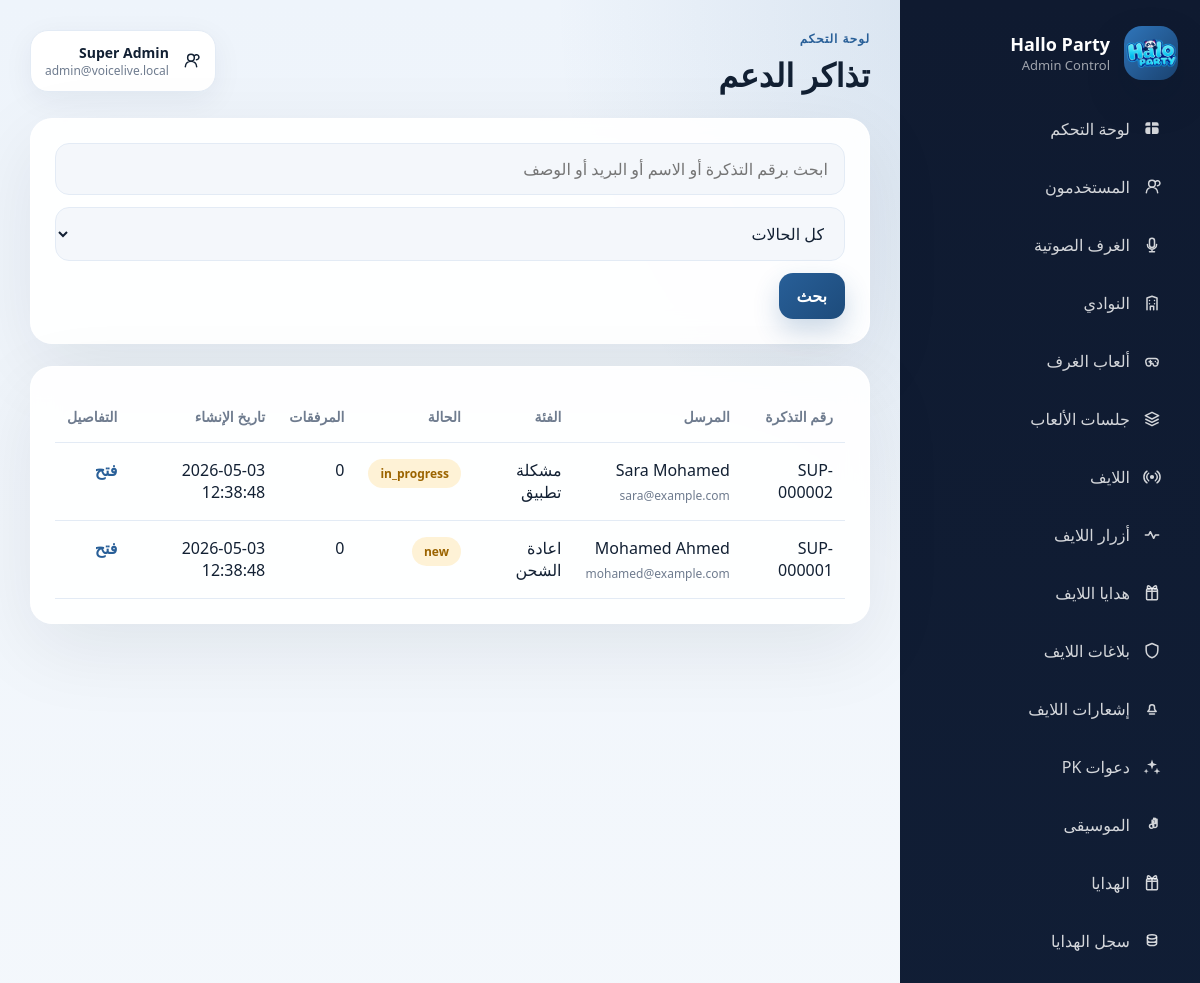
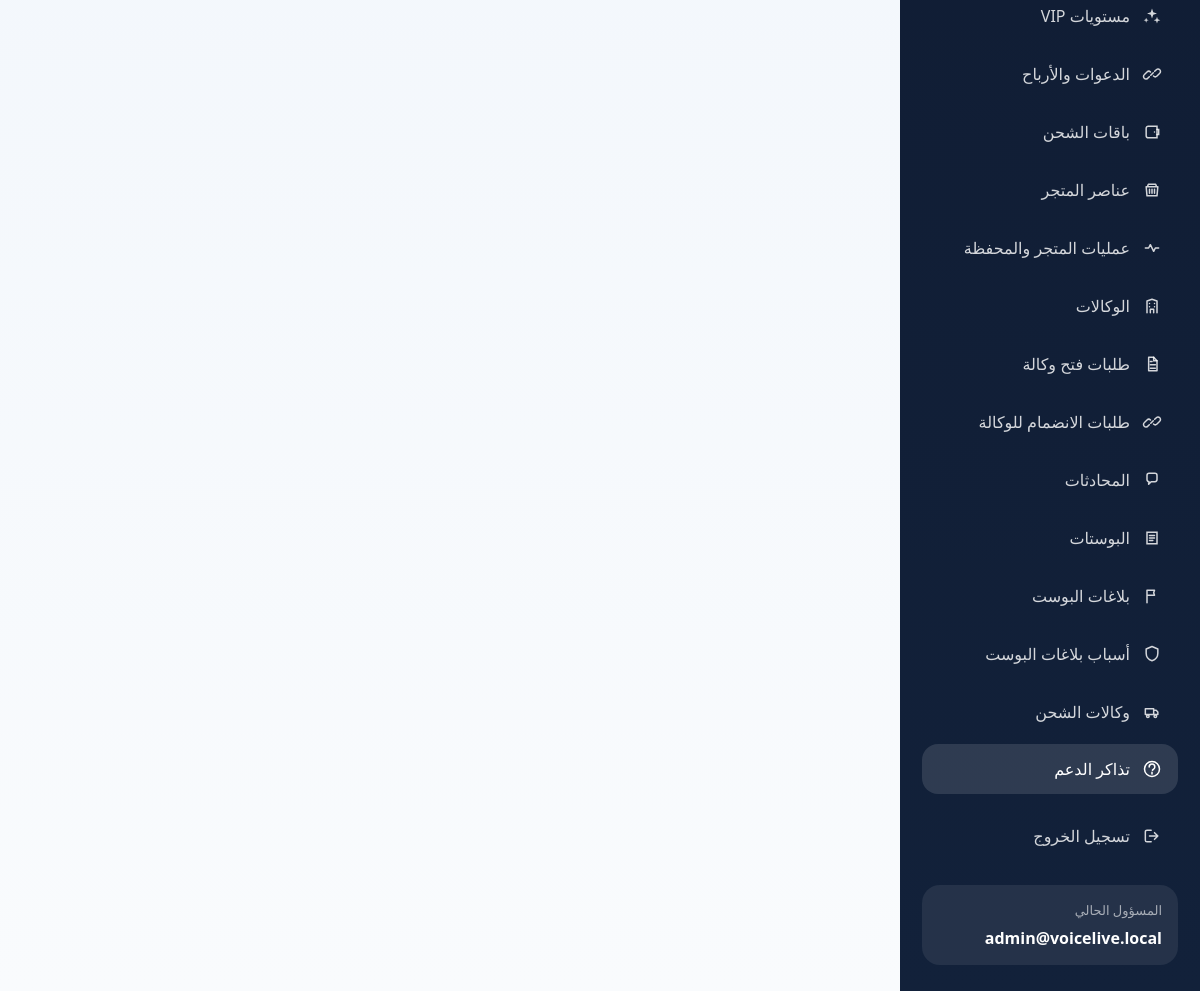
/backend/admin/support-tickets.php (signed in), run on the app's committed database (2 pictures, top to bottom).
### tables this page shows
CREATE TABLE IF NOT EXISTS support_tickets (
            id INT UNSIGNED AUTO_INCREMENT PRIMARY KEY,
            ticket_code VARCHAR(40) NOT NULL UNIQUE,
            user_id INT UNSIGNED NULL,
            sender_name VARCHAR(190) NOT NULL,
            sender_email VARCHAR(190) NULL,
            sender_phone VARCHAR(32) NULL,
            category VARCHAR(120) NOT NULL,
            description TEXT NOT NULL,
            status VARCHAR(20) NOT NULL DEFAULT "new",
            attachment_count INT NOT NULL DEFAULT 0,
            admin_note TEXT NULL,
            created_at DATETIME NOT NULL,
            updated_at DATETIME NOT NULL,
            CONSTRAINT fk_support_tickets_user FOREIGN KEY (user_id) REFERENCES users(id) ON DELETE SET NULL
        );

### backend/src/SupportService.php (called while the page is built, shortened)
<?php
final class SupportService
{
    public function adminListSupportTickets(string $search = '', string $status = 'all'): array
    {
        $sql = 'SELECT *
                FROM support_tickets
                WHERE 1 = 1';
        $params = [];
        $sql .= ' ORDER BY id DESC';
        $statement = $this->pdo->prepare($sql);
        $statement->execute($params);
        return $statement->fetchAll();
    }
}

### backend/admin/support-tickets.php (the view, shortened to what this page needs)
<?php
require_once __DIR__ . '/common.php';
require_once __DIR__ . '/../src/SupportService.php';
$pdo = admin_pdo();
$supportService = new SupportService($pdo);
$search = trim((string) ($_GET['search'] ?? ''));
$status = (string) ($_GET['status'] ?? 'all');
$tickets = $supportService->adminListSupportTickets($search, $status);
admin_render_header('تذاكر الدعم', 'support-tickets');
?>
<section class="panel">
    <form method="get" class="toolbar">
        <input type="text" name="search" value="<?= htmlspecialchars($search) ?>" placeholder="ابحث برقم التذكرة أو الاسم أو البريد أو الوصف">
        <select name="status">
            <option value="all" <?= $status === 'all' ? 'selected' : '' ?>>كل الحالات</option>
        </select>
        <button class="btn btn-primary" type="submit">بحث</button>
    </form>
</section>
<section class="panel table-panel">
    <table class="table">
        <thead>
        <tr>
            <th>رقم التذكرة</th>
            <th>المرسل</th>
            <th>الفئة</th>
            <th>الحالة</th>
            <th>المرفقات</th>
            <th>تاريخ الإنشاء</th>
            <th>التفاصيل</th>
        </tr>
        </thead>
        <tbody>
        <?php foreach ($tickets as $ticket): ?>
            <tr>
                <td><?= htmlspecialchars((string) $ticket['ticket_code']) ?></td>
                <td>
                    <div><?= htmlspecialchars((string) $ticket['sender_name']) ?></div>
                    <?php if (!empty($ticket['sender_email'])): ?>
                        <div class="muted-copy"><?= htmlspecialchars((string) $ticket['sender_email']) ?></div>
                    <?php endif; ?>
                </td>
                <td><?= htmlspecialchars((string) $ticket['category']) ?></td>
                <td>
                    <?php $pillClass = match ((string) $ticket['status']) {
                        'resolved' => 'pill-success',
                        'closed' => 'pill-danger',
                        default => 'pill-warning',
                    }; ?>
                    <span class="pill <?= $pillClass ?>">
                        <?= htmlspecialchars((string) $ticket['status']) ?>
                    </span>
                </td>
                <td><?= (int) $ticket['attachment_count'] ?></td>
                <td><?= htmlspecialchars((string) $ticket['created_at']) ?></td>
                <td>
                    <a href="/admin/support-ticket.php?id=<?= (int) $ticket['id'] ?>">فتح</a>
                </td>
            </tr>
        <?php endforeach; ?>
        </tbody>
    </table>
</section>
<?php admin_render_footer(); ?>

### backend/admin/common.php (shortened to what this page needs)
<?php
$config = require __DIR__ . '/../config/app.php';
function admin_pdo(): PDO
{
    global $config;
    static $pdo = null;
    if ($pdo instanceof PDO) {
        return $pdo;
    }
    $pdo = Database::connection($config['db']);
    return $pdo;
}
function admin_current_user(): ?array
{
    $statement = admin_pdo()->prepare('SELECT * FROM admins WHERE id = :id LIMIT 1');
    $statement->execute(['id' => $_SESSION['admin_id']]);
    $admin = $statement->fetch();
    return $admin === false ? null : $admin;
}
function admin_brand_name(): string
{
    return 'Hallo Party';
}
function admin_brand_subtitle(): string
{
    return 'Admin Control';
}
function admin_brand_logo_url(): string
{
    return '/app-assets/images/splash_logo.png';
}
function admin_svg_icon(string $name, string $class = 'nav-icon'): string
{
    return sprintf(
        '<svg class="%s" viewBox="0 0 24 24" aria-hidden="true" focusable="false">%s</svg>',
        htmlspecialchars($class, ENT_QUOTES),
        $paths
    );
}
function admin_render_header(string $title, string $active = '', ?string $eyebrow = null): void
{
    $admin = admin_current_user();
    $eyebrowText = $eyebrow ?? 'لوحة التحكم';
    ?>
<!DOCTYPE html>
<html lang="ar" dir="rtl">
<head>
    <link rel="stylesheet" href="/admin/assets/style.css">
</head>
<body>
<div class="admin-shell">
    <aside class="sidebar" id="admin-sidebar">
        <div class="brand">
            <div class="brand-badge">
                <img class="brand-logo-image" src="<?= htmlspecialchars(admin_brand_logo_url(), ENT_QUOTES) ?>" alt="<?= htmlspecialchars(admin_brand_name(), ENT_QUOTES) ?>">
            </div>
            <div>
                <div class="brand-title"><?= htmlspecialchars(admin_brand_name()) ?></div>
                <div class="brand-subtitle"><?= htmlspecialchars(admin_brand_subtitle()) ?></div>
            </div>
        </div>
        <nav class="nav-links">
            <?php foreach (admin_nav_items() as $item): ?>
                <a class="<?= $active === $item['key'] ? 'active' : '' ?>" href="<?= htmlspecialchars($item['href']) ?>">
                    <?= admin_svg_icon((string) $item['icon']) ?>
                    <span><?= htmlspecialchars((string) $item['label']) ?></span>
                </a>
            <?php endforeach; ?>
            <a href="/admin/logout.php" class="nav-logout">
                <?= admin_svg_icon('logout') ?>
                <span>تسجيل الخروج</span>
            </a>
        </nav>
        <?php if ($admin !== null): ?>
            <div class="sidebar-footer">
                <div class="sidebar-footer-label">المسؤول الحالي</div>
                <div class="sidebar-footer-value"><?= htmlspecialchars((string) $admin['email']) ?></div>
            </div>
        <?php endif; ?>
    </aside>
    <main class="content">
        <header class="content-header">
            <div class="content-header-primary">
                <div>
                    <div class="page-eyebrow"><?= htmlspecialchars($eyebrowText) ?></div>
                    <h1><?= htmlspecialchars($title) ?></h1>
                </div>
            </div>
            <?php if ($admin !== null): ?>
                <div class="header-admin-pill">
                    <?= admin_svg_icon('users', 'header-pill-icon') ?>
                    <div>
                        <strong><?= htmlspecialchars((string) ($admin['name'] ?? 'Administrator')) ?></strong>
                        <span><?= htmlspecialchars((string) $admin['email']) ?></span>
                    </div>
                </div>
            <?php endif; ?>
        </header>
<?php
}
function admin_render_footer(): void
{
    ?>
    </main>
</div>
</body>
</html>
<?php
}

### data on the page
support_tickets: ticket_code "SUP-000002", sender_name "Sara Mohamed", sender_email "sara@example.com", category "مشكلة تطبيق", status "in_progress", attachment_count "0", created_at "2026-05-03 12:38:48"
support_tickets: ticket_code "SUP-000001", sender_name "Mohamed Ahmed", sender_email "mohamed@example.com", category "اعادة الشحن", status "new", attachment_count "0", created_at "2026-05-03 12:38:48"

### other printed values
admin_brand_name() "Hallo Party"
admin_brand_subtitle() "Admin Control"
$item['label'] "لوحة التحكم"
$item['label'] "المستخدمون"
$item['label'] "الغرف الصوتية"
$item['label'] "النوادي"
$item['label'] "ألعاب الغرف"
$item['label'] "جلسات الألعاب"
$item['label'] "اللايف"
$item['label'] "أزرار اللايف"
$item['label'] "هدايا اللايف"
$item['label'] "بلاغات اللايف"
$item['label'] "إشعارات اللايف"
$item['label'] "دعوات PK"
$item['label'] "الموسيقى"
